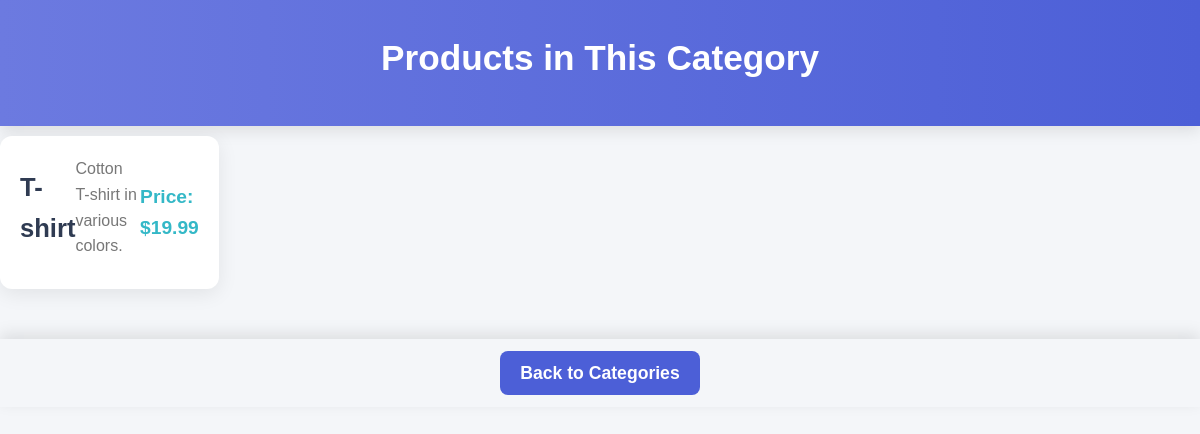
/category.php?id=2, run on the app's committed database.
### tables this page shows
CREATE TABLE `products` (
  `id` int(11) NOT NULL,
  `name` varchar(255) NOT NULL,
  `description` text DEFAULT NULL,
  `price` decimal(10,2) NOT NULL,
  `category_id` int(11) DEFAULT NULL,
  `created_at` timestamp NOT NULL DEFAULT current_timestamp()
);

### category.php (the view, shortened to what this page needs)
<?php
include 'db.php';
$categoryId = $_GET['id'] ?? 0;
$query = "SELECT * FROM products WHERE category_id = ?";
$stmt = $mysqli->prepare($query);
$stmt->bind_param('i', $categoryId);
$stmt->execute();
$resultSet = $stmt->get_result();
$productArray = [];
while ($productData = $resultSet->fetch_assoc()) {
    $productArray[] = $productData;
}
?>
<!DOCTYPE html>
<html lang="en">
<head>
    <link rel="stylesheet" href="style.css">
</head>
<body>
    <header>
        <h1>Products in This Category</h1>
    </header>
    <section class="product-list">
        <ul>
            <?php foreach ($productArray as $product): ?>
                <li class="product-item">
                    <h2 class="product-title"><?= htmlspecialchars($product['name']) ?></h2>
                    <p class="product-description"><?= htmlspecialchars($product['description']) ?></p>
                    <p class="product-price">Price: $<?= htmlspecialchars($product['price']) ?></p>
                </li>
            <?php endforeach; ?>
        </ul>
    </section>
    <footer>
        <a href="index.php" class="back-link">Back to Categories</a>
    </footer>
</body>
</html>

### style.css (style rules this page uses)
* { margin: 0; padding: 0; box-sizing: border-box; }
body { font-family: 'Arial', sans-serif; background: #f4f6f9; color: #333; line-height: 1.6; }
h1, h2 { font-weight: 600; margin-bottom: 10px; }
header { background: linear-gradient(90deg, #6c7ae0, #4c5fd7); color: white; padding: 30px; text-align: center; box-shadow: 0 5px 15px rgba(0, 0, 0, 0.1); }
header h1 { font-size: 2.2em; }
.product-list, .category-list { display: flex; flex-wrap: wrap; gap: 30px; justify-content: space-between; }
.product-item, .category-item { background: white; border-radius: 12px; box-shadow: 0 5px 20px rgba(0, 0, 0, 0.08); width: 48%; padding: 20px; transition: all 0.3s ease; }
.product-title { font-size: 1.6em; color: #2f3b52; margin-bottom: 10px; }
.product-description, .category-description { font-size: 1em; color: #777; margin-bottom: 10px; }
.product-price { font-size: 1.2em; font-weight: bold; color: #34b8c7; }
a { text-decoration: none; color: inherit; }
button, .back-link { background-color: #4c5fd7; color: white; border: none; padding: 12px 20px; border-radius: 8px; font-size: 1.1em; transition: background-color 0.3s ease; cursor: pointer; }
footer { text-align: center; padding: 20px; background: #f4f6f9; box-shadow: 0 -5px 15px rgba(0, 0, 0, 0.1); margin-top: 40px; }
footer a { color: #4c5fd7; font-weight: 600; text-decoration: none; font-size: 1em; transition: color 0.3s ease; }
ul li { background-color: #ffffff; margin: 10px 0; padding: 15px; border-radius: 8px; box-shadow: 0 3px 10px rgba(0, 0, 0, 0.1); display: flex; justify-content: space-between; align-items: center; }

### data on the page
products: name "T-shirt", description "Cotton T-shirt in various colors.", price "19.99"
